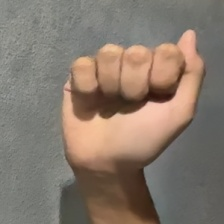
#> input picture dataset/A/A_0002.jpg, 224 x 224 px; its folder holds only this picture in this run
$ python -i classifier.py   (imports and definitions only)   (older library calls are emulated)
#> lines starting #> are read from the running program, lines starting #| are printed output that depends on the picture
#> further down, picture is the input picture: shape (224, 224, 3); mean B, G, R 108.6, 120.6, 134.4
"""Module 3 — Gesture Classifier (ASL Recognition using OpenCV + SVM)

หน้าที่:
  1. สกัด Feature จากภาพมือ (Normalized Silhouette + Custom HOG + Spatial Density + Hu Moments)
  2. เทรนโมเดล Support Vector Machine (SVM) จากโฟลเดอร์ dataset/
  3. บันทึกและโหลดโมเดล (.pkl) สำหรับนำไปใช้ใน Real-time Webcam / GUI
"""

from __future__ import annotations
from pathlib import Path
import pickle
import cv2
import numpy as np
from sklearn.svm import SVC
from sklearn.model_selection import train_test_split
from sklearn.metrics import classification_report, accuracy_score

from module2.segment_skin_hsv import segment_skin_hsv
from module2.apply_morphology import apply_morphology

_ROOT = Path(__file__).resolve().parent.parent
DEFAULT_MODEL_PATH = _ROOT / "gesture_model.pkl"


# [13 lines left out: function extract_hand_mask, not called in this run]


def _compute_custom_hog(norm_img: np.ndarray) -> np.ndarray:
    """คำนวณ HOG บนภาพ 64x64 โดยแบ่งเป็นเซลล์ 16x16 (4x4 = 16 เซลล์) เซลล์ละ 8 bins = 128 มิติ"""
    gx = cv2.Sobel(norm_img, cv2.CV_32F, 1, 0, ksize=3)
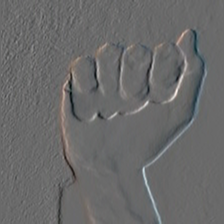
#> gx: shape (224, 224, 3) float32; mean B, G, R -1.2, -1.3, -1.2; drawn with min black and max white
    gy = cv2.Sobel(norm_img, cv2.CV_32F, 0, 1, ksize=3)
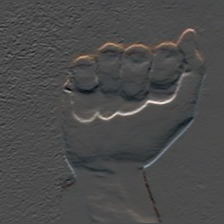
#> gy: shape (224, 224, 3) float32; mean B, G, R -1.1, -0.9, -0.5; drawn with min black and max white
    mag, ang = cv2.cartToPolar(gx, gy, angleInDegrees=True)
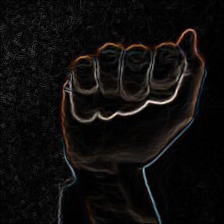
#> mag: shape (224, 224, 3) float32; mean B, G, R 28, 29, 32.8; drawn with min black and max white
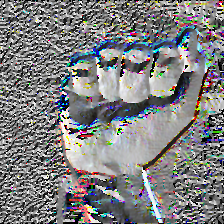
#> ang: shape (224, 224, 3) float32; mean B, G, R 181.3, 180, 179.7; drawn with min black and max white

    hog_vec = []
    cell_sz = 16
    for i in range(0, 64, cell_sz):
        for j in range(0, 64, cell_sz):
            c_mag = mag[i : i + cell_sz, j : j + cell_sz]
            c_ang = ang[i : i + cell_sz, j : j + cell_sz]
            hist, _ = np.histogram(c_ang, bins=8, range=(0, 360), weights=c_mag)
            hog_vec.extend(hist)
#> after the loop, hog_vec = 128 values, max 6898 at index 100, min 831.1 at index 1, mean 3004.4

    hog_arr = np.array(hog_vec, dtype=np.float32)
#> hog_arr has the same summary as hog_vec
    norm = np.linalg.norm(hog_arr) + 1e-6
#> norm = 36303.9
    return hog_arr / norm


# [49 lines left out: functions extract_features_from_mask, extract_features, not called in this run]


class GestureClassifier:
    # [80 lines left out: functions __init__, train_from_dataset, save, load, predict, not called in this run]

>>> import cv2
>>> picture = cv2.imread('../dataset/A/A_0002.jpg')
>>> result = _compute_custom_hog(picture)
#> result = 128 values, max 0.19 at index 100, min 0.0229 at index 1, mean 0.0828

$ run again, on dataset/A/A_0006.jpg
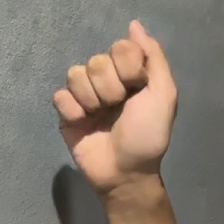
#> input picture dataset/A/A_0006.jpg, 224 x 224 px
#> picture is the input picture: shape (224, 224, 3); mean B, G, R 111.7, 123.5, 136.4
#> in _compute_custom_hog, `mag, ang = cv2.cartToPolar(gx, gy, angleInDegrees=True)`:
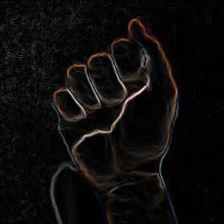
#> mag: shape (224, 224, 3) float32; mean B, G, R 26.2, 27, 30.5; drawn with min black and max white
#> in _compute_custom_hog, `mag, ang = cv2.cartToPolar(gx, gy, angleInDegrees=True)`:
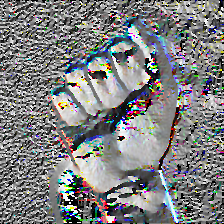
#> ang: shape (224, 224, 3) float32; mean B, G, R 181.3, 180.4, 179.2; drawn with min black and max white
#> after the loop in _compute_custom_hog, `for i in range(0, 64, cell_sz):`: hog_vec = 128 values, max 6691.8 at index 100, min 966.5 at index 127, mean 2964.7
#> hog_arr has the same summary as hog_vec
#> norm = 36044.6
#> result = 128 values, max 0.186 at index 100, min 0.0268 at index 127, mean 0.0823

$ run again, on dataset/A/A_0010.jpg
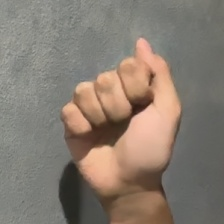
#> input picture dataset/A/A_0010.jpg, 224 x 224 px
#> picture is the input picture: shape (224, 224, 3); mean B, G, R 112.6, 123.8, 135.4
#> in _compute_custom_hog, `mag, ang = cv2.cartToPolar(gx, gy, angleInDegrees=True)`:
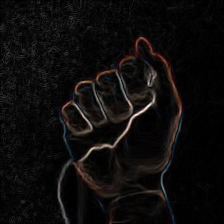
#> mag: shape (224, 224, 3) float32; mean B, G, R 26.2, 27.1, 30.5; drawn with min black and max white
#> in _compute_custom_hog, `mag, ang = cv2.cartToPolar(gx, gy, angleInDegrees=True)`:
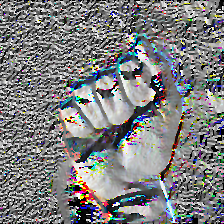
#> ang: shape (224, 224, 3) float32; mean B, G, R 179.3, 178.1, 177.3; drawn with min black and max white
#> after the loop in _compute_custom_hog, `for i in range(0, 64, cell_sz):`: hog_vec = 128 values, max 6007.6 at index 109, min 1037.7 at index 127, mean 2984.2
#> hog_arr has the same summary as hog_vec
#> norm = 35962.8
#> result = 128 values, max 0.167 at index 109, min 0.0289 at index 127, mean 0.083

$ run again, on dataset/A/A_0026.jpg
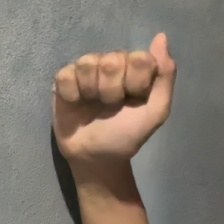
#> input picture dataset/A/A_0026.jpg, 224 x 224 px
#> picture is the input picture: shape (224, 224, 3); mean B, G, R 108.5, 119, 129.6
#> in _compute_custom_hog, `mag, ang = cv2.cartToPolar(gx, gy, angleInDegrees=True)`:
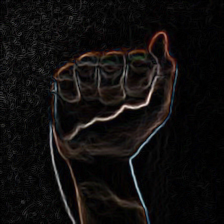
#> mag: shape (224, 224, 3) float32; mean B, G, R 26.3, 27.2, 30.8; drawn with min black and max white
#> in _compute_custom_hog, `mag, ang = cv2.cartToPolar(gx, gy, angleInDegrees=True)`:
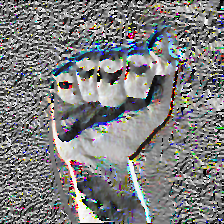
#> ang: shape (224, 224, 3) float32; mean B, G, R 179.2, 178.5, 177.9; drawn with min black and max white
#> after the loop in _compute_custom_hog, `for i in range(0, 64, cell_sz):`: hog_vec = 128 values, max 6290 at index 109, min 854.2 at index 14, mean 2822
#> hog_arr has the same summary as hog_vec
#> norm = 34077.3
#> result = 128 values, max 0.185 at index 109, min 0.0251 at index 14, mean 0.0828
